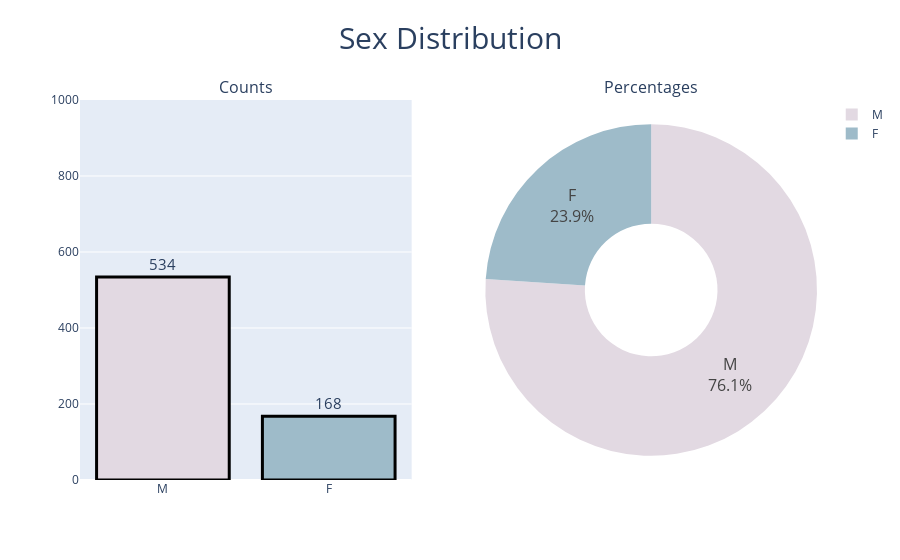
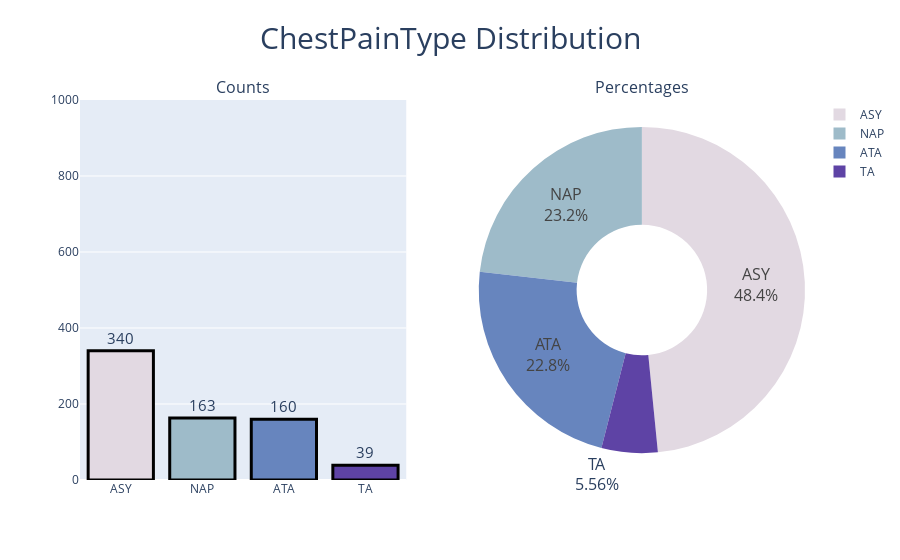
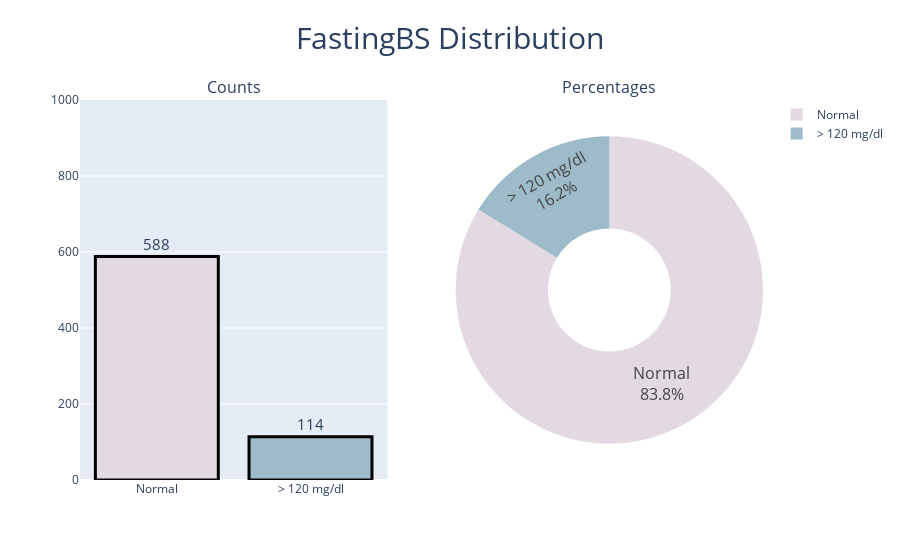
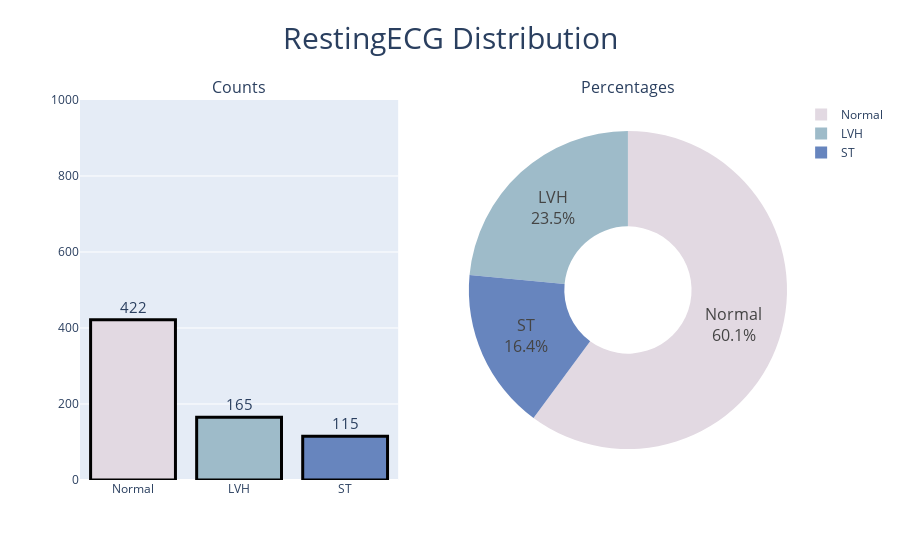

Source (notebook cell) for these figures, in order:
### Code cell
categorical_col=[col for col in heart_data if heart_data[col].dtype=="object" ]
for col in categorical_col:
    plot_catogorical(col)

### Figure 1 — Plotly figure (JSON) as saved in the notebook; plotly's stock layout.template omitted (floating-point values rounded to 4 significant figures)
{"data": [{"marker": {"color": ["#e2d9e2", "#9ebbc9", "#6785be", "#5e43a5", "#421257", "#471340", "#8e2c50", "#ba6657", "#ceac94", "#e2d9e2"], "line": {"color": "black", "width": 3}}, "showlegend": false, "text": ["534", "168"], "textfont": {"size": 15}, "textposition": "outside", "type": "bar", "x": ["M", "F"], "xaxis": "x", "y": [534, 168], "yaxis": "y"}, {"domain": {"x": [0.55, 1], "y": [0, 1]}, "hole": 0.4, "hoverinfo": "label", "labels": ["M", "F"], "marker": {"colors": ["#e2d9e2", "#9ebbc9", "#6785be", "#5e43a5", "#421257", "#471340", "#8e2c50", "#ba6657", "#ceac94", "#e2d9e2"]}, "textfont": {"size": 16}, "textinfo": "label+percent", "type": "pie", "values": [534, 168]}], "layout": {"annotations": [{"font": {"size": 16}, "showarrow": false, "text": "Counts", "x": 0.225, "xanchor": "center", "xref": "paper", "y": 1, "yanchor": "bottom", "yref": "paper"}, {"font": {"size": 16}, "showarrow": false, "text": "Percentages", "x": 0.775, "xanchor": "center", "xref": "paper", "y": 1, "yanchor": "bottom", "yref": "paper"}], "title": {"font": {"size": 30}, "text": "Sex Distribution", "x": 0.5, "y": 0.95}, "xaxis": {"anchor": "y", "domain": [0, 0.45]}, "yaxis": {"anchor": "x", "domain": [0, 1], "range": [0, 1000]}}}

### Figure 2 — Plotly figure (JSON) as saved in the notebook; plotly's stock layout.template omitted (floating-point values rounded to 4 significant figures)
{"data": [{"marker": {"color": ["#e2d9e2", "#9ebbc9", "#6785be", "#5e43a5", "#421257", "#471340", "#8e2c50", "#ba6657", "#ceac94", "#e2d9e2"], "line": {"color": "black", "width": 3}}, "showlegend": false, "text": ["340", "163", "160", "39"], "textfont": {"size": 15}, "textposition": "outside", "type": "bar", "x": ["ASY", "NAP", "ATA", "TA"], "xaxis": "x", "y": [340, 163, 160, 39], "yaxis": "y"}, {"domain": {"x": [0.55, 1], "y": [0, 1]}, "hole": 0.4, "hoverinfo": "label", "labels": ["ASY", "NAP", "ATA", "TA"], "marker": {"colors": ["#e2d9e2", "#9ebbc9", "#6785be", "#5e43a5", "#421257", "#471340", "#8e2c50", "#ba6657", "#ceac94", "#e2d9e2"]}, "textfont": {"size": 16}, "textinfo": "label+percent", "type": "pie", "values": [340, 163, 160, 39]}], "layout": {"annotations": [{"font": {"size": 16}, "showarrow": false, "text": "Counts", "x": 0.225, "xanchor": "center", "xref": "paper", "y": 1, "yanchor": "bottom", "yref": "paper"}, {"font": {"size": 16}, "showarrow": false, "text": "Percentages", "x": 0.775, "xanchor": "center", "xref": "paper", "y": 1, "yanchor": "bottom", "yref": "paper"}], "title": {"font": {"size": 30}, "text": "ChestPainType Distribution", "x": 0.5, "y": 0.95}, "xaxis": {"anchor": "y", "domain": [0, 0.45]}, "yaxis": {"anchor": "x", "domain": [0, 1], "range": [0, 1000]}}}

### Figure 3 — Plotly figure (JSON) as saved in the notebook; plotly's stock layout.template omitted (floating-point values rounded to 4 significant figures)
{"data": [{"marker": {"color": ["#e2d9e2", "#9ebbc9", "#6785be", "#5e43a5", "#421257", "#471340", "#8e2c50", "#ba6657", "#ceac94", "#e2d9e2"], "line": {"color": "black", "width": 3}}, "showlegend": false, "text": ["588", "114"], "textfont": {"size": 15}, "textposition": "outside", "type": "bar", "x": ["Normal", "> 120 mg/dl"], "xaxis": "x", "y": [588, 114], "yaxis": "y"}, {"domain": {"x": [0.55, 1], "y": [0, 1]}, "hole": 0.4, "hoverinfo": "label", "labels": ["Normal", "> 120 mg/dl"], "marker": {"colors": ["#e2d9e2", "#9ebbc9", "#6785be", "#5e43a5", "#421257", "#471340", "#8e2c50", "#ba6657", "#ceac94", "#e2d9e2"]}, "textfont": {"size": 16}, "textinfo": "label+percent", "type": "pie", "values": [588, 114]}], "layout": {"annotations": [{"font": {"size": 16}, "showarrow": false, "text": "Counts", "x": 0.225, "xanchor": "center", "xref": "paper", "y": 1, "yanchor": "bottom", "yref": "paper"}, {"font": {"size": 16}, "showarrow": false, "text": "Percentages", "x": 0.775, "xanchor": "center", "xref": "paper", "y": 1, "yanchor": "bottom", "yref": "paper"}], "title": {"font": {"size": 30}, "text": "FastingBS Distribution", "x": 0.5, "y": 0.95}, "xaxis": {"anchor": "y", "domain": [0, 0.45]}, "yaxis": {"anchor": "x", "domain": [0, 1], "range": [0, 1000]}}}

### Figure 4 — Plotly figure (JSON) as saved in the notebook; plotly's stock layout.template omitted (floating-point values rounded to 4 significant figures)
{"data": [{"marker": {"color": ["#e2d9e2", "#9ebbc9", "#6785be", "#5e43a5", "#421257", "#471340", "#8e2c50", "#ba6657", "#ceac94", "#e2d9e2"], "line": {"color": "black", "width": 3}}, "showlegend": false, "text": ["422", "165", "115"], "textfont": {"size": 15}, "textposition": "outside", "type": "bar", "x": ["Normal", "LVH", "ST"], "xaxis": "x", "y": [422, 165, 115], "yaxis": "y"}, {"domain": {"x": [0.55, 1], "y": [0, 1]}, "hole": 0.4, "hoverinfo": "label", "labels": ["Normal", "LVH", "ST"], "marker": {"colors": ["#e2d9e2", "#9ebbc9", "#6785be", "#5e43a5", "#421257", "#471340", "#8e2c50", "#ba6657", "#ceac94", "#e2d9e2"]}, "textfont": {"size": 16}, "textinfo": "label+percent", "type": "pie", "values": [422, 165, 115]}], "layout": {"annotations": [{"font": {"size": 16}, "showarrow": false, "text": "Counts", "x": 0.225, "xanchor": "center", "xref": "paper", "y": 1, "yanchor": "bottom", "yref": "paper"}, {"font": {"size": 16}, "showarrow": false, "text": "Percentages", "x": 0.775, "xanchor": "center", "xref": "paper", "y": 1, "yanchor": "bottom", "yref": "paper"}], "title": {"font": {"size": 30}, "text": "RestingECG Distribution", "x": 0.5, "y": 0.95}, "xaxis": {"anchor": "y", "domain": [0, 0.45]}, "yaxis": {"anchor": "x", "domain": [0, 1], "range": [0, 1000]}}}
